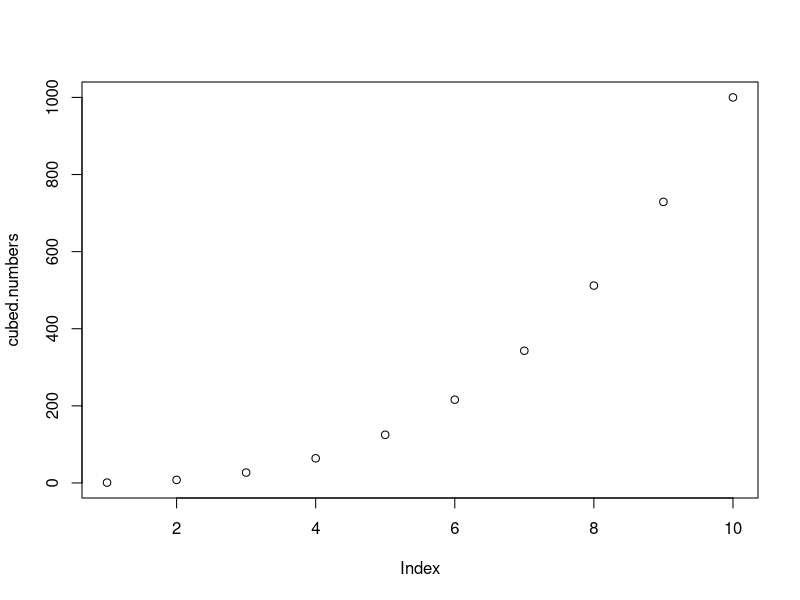

Write R code to recreate this figure.
## ---- chunk 1
x <- 5
print(x)
## ---- chunk 2
# This does the same thing
x = 5
print(x)
## ---- chunk 3
mystring = "This is a string"
print(mystring)
## ---- chunk 4
y <- 7 + x
print(y)
## ---- chunk 5
z = sqrt(5)
print(z)
## ---- chunk 6
str(x)
## ---- chunk 7
odd.numbers <- c(1,3,5,7)
print(odd.numbers)
## ---- chunk 8
# Numbers from 1 to 10
all.numbers <- 1:10
print(all.numbers)

# Numbers from 1 to 10, step size of two
odd.numbers <- seq(1,10,2)
print(odd.numbers)
## ---- chunk 9
# The first value
odd.numbers[1]

# The second value
odd.numbers[2]

# Second to fourth
odd.numbers[2:4]
## ---- chunk 10
mylist <- list(1,"a string",5.3)
print(mylist)
## ---- chunk 11
# Make a matrix with two rows
nums <- c(1, 5, 1.5, 4.5, 3.5, 5.3, 3.1, 5.1)
X <- matrix(nums, nrow=2)
print(X)
## ---- chunk 12
# Genes on rows, samples on columns
rownames(X) <- c("Gene 1", "Gene 2")
colnames(X) <- c("Untreated_1", "Untreated_2", "Treated_1", "Treated_2")
print(X)
## ---- chunk 13
# First row, second column
X[1,2]

# Rows 1-2, columns 2-4
X[1:2,2:4]

# Leave out the column index to mean all columns
X[2,]
## ---- chunk 14
# Use the data.frame() function to make a data frame
# Use three vectors made with c() as the columns
df <- data.frame(firstname=c("Simon", "Alex", "Ruby"), lastname=c("Smith", "Anders", "Anders"), height=c(182,162,164))
print(df)
## ---- chunk 15
df["height"]
## ---- chunk 16
x <- 5
print(x+2)
## ---- chunk 17
v <- c(1,2,3,4,5)
print(v+2)
## ---- chunk 18
v <- c(1,2,3,4,5)
print(v**3)
## ---- chunk 19
v <- c(1,2,3,4,5)
print(sqrt(v))
## ---- chunk 20
numbers = 1:10
cubed.numbers = numbers**3
plot(cubed.numbers)
